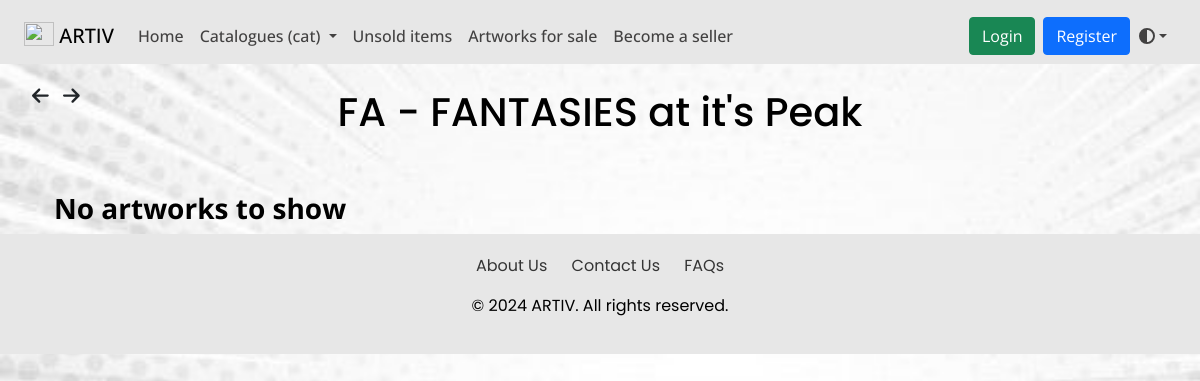
Before: /cat/21/ with the older database file.
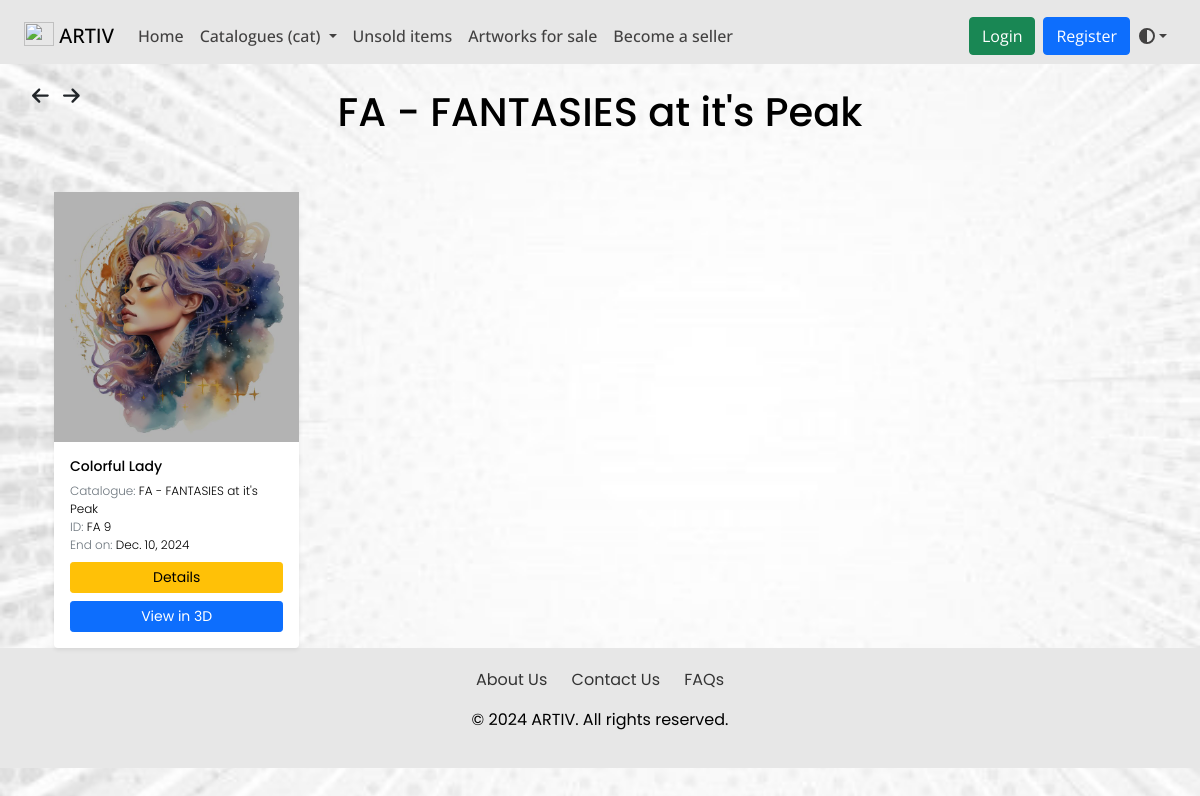
After: the same page with the newer database file.
### dashboard/models.py (models this page shows, shortened)
class Catalogue(models.Model):
    cat_name = models.CharField(max_length=255)
    def __str__(self):
        return self.cat_name

class Artwork(models.Model):
    SALE_TYPE_CHOICES = [
        ("discount", "Discount"),
        ("bidding", "Bidding"),
    ]
    sale_type = models.CharField(max_length=10, choices=SALE_TYPE_CHOICES, default='bidding')  # New field
    product_id = models.CharField(max_length=255, default="")
    product_name = models.CharField(max_length=255, default="", blank=False, null=False)
    product_price = models.IntegerField(default=0, null=False)
    opening_bid = models.IntegerField(default=0, null=True, blank=True)
    product_cat = models.ForeignKey("Catalogue", on_delete=models.CASCADE, null=True, blank=True)
    product_qty = models.IntegerField(default=0)
    product_image = models.ImageField(upload_to="arts/")
    dimension_unit = models.CharField(
        max_length=2, choices=[("cm", "Centimeters"), ("ft", "Feet")]
    )
    length_in_centimeters = models.FloatField(default=0.0, blank=True, null=True)
    width_in_centimeters = models.FloatField(default=0.0, blank=True, null=True)
    foot = models.FloatField(default=0, blank=True, null=True)
    inches = models.FloatField(default=0, blank=True, null=True)
    created_at = models.DateField(
        default=timezone.now
    )  # Default to current time zone's now
    end_date = models.DateField(null=True, blank=True)
    user = models.ForeignKey(settings.AUTH_USER_MODEL, on_delete=models.CASCADE, null=True, blank=True)
    is_sold = models.BooleanField(default=False)
    is_purchased = models.BooleanField(default=False)
    status = models.CharField(
        max_length=50,
        choices=[
            ("active", "Active"),
            ("closed", "Closed"),
            ("waiting_for_response", "Waiting for Response"),
            ("unsold", "Unsold"),
        ],
        default="active",
    )
    response_deadline = models.DateTimeField(
        blank=True, null=True
    )  # To store the deadline for buyer response
    buyer_response = models.CharField(
        max_length=11,
        choices=[("yes", "Yes"), ("no", "No"), ("no_response", "No Response")],
        default="no_response",
    )
    discounted_price = models.DecimalField(max_digits=10, decimal_places=2, null=True, blank=True)  # For discount

### art/views.py (the view)
# urls.py: path('cat/<int:id>/',views.CatListView.catalog_products,name="catalog_products"),
    def catalog_products(request, id):
        catalog = get_object_or_404(Catalogue, id=id)
        filter_option = request.GET.get("filter")
        if filter_option == "asc":
            products = Artwork.objects.filter(
                product_cat=catalog, product_qty__gt=0
            ).order_by("end_date")
        elif filter_option == "desc":
            products = Artwork.objects.filter(
                product_cat=catalog, product_qty__gt=0
            ).order_by("-end_date")
        else:
            products = Artwork.objects.filter(product_cat=catalog, product_qty__gt=0)
        return render(
            request,
            "art/catalog_products.html",
            {
                "catalog": catalog,
                "product_object_list": products,
                "catalogue_list": Catalogue.objects.all(),
            },
        )

### templates/art/catalog_products.html (shortened to what this page needs)
{% extends "./layout.html" %}
{% load static %}
{% load i18n %}
{% block body %}
{% include "./includes/navbar.html" with cat_list=catalogue_list %}
<br>
{% include "./arrow_button.html" %}
<div class="button-container">
    <i class="fa-solid fa-arrow-left" style="cursor:pointer; font-size:1.2rem; margin-right:10px" onclick="goBack()"></i>
    <i class="fa-solid fa-arrow-right" style="cursor:pointer; font-size:1.2rem; margin-right:15px" onclick="goForward()"></i>
</div>
<div class="container">
    <div class="row poppins-regular-catalog">
        <h1>{{ catalog.cat_name }}</h1>
        <div class="row">
            {% for product in product_object_list %}
            <div class="product-card col-6 col-md-4 col-xxl-2">
                <div class="app-card app-card-doc shadow-sm h-100">
                    <div class="app-card-thumb-holder p-3">
                        <div class="app-card-thumb">
                            <img class="thumb-image" src="{{ MEDIA_URL }}{{ product.product_image }}" alt="">
                        </div>
                    </div>
                    <div class="app-card-body p-3 has-card-actions">
                        <h4 class="app-doc-title truncate mb-0">{{ product.product_name }}
                        </h4><br>
                        <div class="app-doc-meta">
                            <ul class="list-unstyled mb-0">
                                <li><span class="text-muted">Catalogue:</span> <span class="text-details">{{ product.product_cat }}</span></li>
                                <li><span class="text-muted">ID:</span> <span class="text-details">{{ product.product_id }}</span></li>
                                <li><span class="text-muted">End on:</span> <span class="text-details">{{ product.end_date }}</span></li>
                            </ul>
                            <div class="btn-group d-flex mx-auto mb-2 mt-2" role="group" aria-label="Basic outlined example">
                                <a href="{% url 'art:product_details' pk=product.pk %}" type="button" class="btn btn-warning btn-sm">Details</a>
                            </div>
                            <div class="d-grid gap-2">
                                <a class="btn btn-primary btn-sm" type="button" href="{% url 'art:view_3d' id=product.id %}">View in 3D</a>
                            </div>
                        </div>
                    </div>
                </div>
            </div>
            {% empty %}
            <h3 class="open-sans-empty dark-mode-heading">No artworks to show</h3>
            {% endfor %}
        </div>
    </div>
</div>
{% endblock %}

### templates/art/layout.html (shortened to what this page needs)
<!DOCTYPE html>
<html lang="en">
<head>
    {% load static %}
    <link rel="stylesheet" href="{% static 'dashboard/css/style.css'%}" type="text/css">
    <link rel="stylesheet" href="{% static 'dashboard/css/contact.css'%}" type="text/css">
    <link href="https://cdn.jsdelivr.net/npm/bootstrap@5.0.2/dist/css/bootstrap.min.css" rel="stylesheet" />
    <link rel="stylesheet" href="https://cdnjs.cloudflare.com/ajax/libs/font-awesome/6.2.1/css/all.min.css" />
</head>
<body>
    {% block body %}{% endblock %}
    <footer>
        {% block footer %}
        <div class="footer-container poppins-regular-footer">
            <div class="footer-content poppins-regular-footer">
                <ul class="footer-links">
                    <li><a href="{% url 'art:about' %}">About Us</a></li>
                    <li><a href="{% url 'art:contact' %}">Contact Us</a></li>
                    <li><a href="{% url 'art:faq' %}">FAQs</a></li>
                </ul>
                <p>&copy; 2024 ARTIV. All rights reserved.</p>
            </div>
        </div>
        {% endblock %}
    </footer>
</body>
</html>

### templates/art/includes/navbar.html (shortened to what this page needs)
{% load static %} {% load auth_extras %}
<!DOCTYPE html>
<html lang="en">
  <head>
    <link
      rel="stylesheet"
      type="text/css"
      href="{% static 'dashboard/css/navbar.css' %}"
    />
  </head>
  <body>
    <nav
      class="navbar navbar-expand-lg border-body open-sans-navbar"
      id="navbar"
    >
      <div class="container-fluid">
        <a
          class="navbar-brand"
          href="#"
          data-toggle="modal"
          data-target="#logoModal"
        >
          <img
            src="{% static 'images/assets/ARTIV_LOGO.jpg' %}"
            alt=""
            width="30"
            height="24"
            class="d-inline-block align-text-top"
          />
          ARTIV
        </a>
        <div class="collapse navbar-collapse" id="navbarSupportedContent">
          <ul class="navbar-nav me-auto mb-2 mb-lg-0">
            <li class="nav-item">
              <a
                class="nav-link"
                aria-current="page"
                href="{% url 'art:index' %}"
                >Home</a
              >
            </li>
            <li class="nav-item dropdown">
              <a
                class="nav-link dropdown-toggle"
                href="#"
                id="navbarDropdown"
                role="button"
                data-toggle="dropdown"
                aria-expanded="false"
              >
                Catalogues (cat)
              </a>
            </li>
            <li class="nav-item">
              <a class="nav-link" href="{% url 'art:unsold_items' %}"
                >Unsold items</a
              >
            </li>
            <li class="nav-item">
              <a class="nav-link" href="{% url 'art:artwork_sale' %}"
                >Artworks for sale</a
              >
            </li>
            {% if user.is_authenticated %}
            <li class="nav-item">
              {% if user|has_group:"SellerGroup" %}
              <a class="nav-link" href="{% url 'dashboard:dashboard' %}"
                >Dashboard</a
              >
              {% else %}
              <a class="nav-link" href="{% url 'dashboard:order_list' %}"
                >Dashboard</a
              >
              {% endif %}
            </li>
            {% else %}
            <li class="nav-item">
              <a class="nav-link" href="{% url 'art:register_seller' %}"
                >Become a seller</a
              >
            </li>
            {% endif %}
          </ul>
          <div class="d-flex align-items-center">
            {% if user.is_authenticated %}
            <div class="nav-item notification-icon">
              <a class="nav-link" href="#" id="notificationIcon">
                <i class="fas fa-bell"></i>
                <span id="notification-count" class="badge">0</span>
              </a>
            </div>
            <ul class="navbar-nav me-auto mb-2 mb-lg-0">
              <li class="nav-item dropdown">
                <a
                  class="nav-link dropdown-toggle"
                  href="#"
                  id="filterDropdown"
                  role="button"
                  data-toggle="dropdown"
                  aria-haspopup="true"
                  aria-expanded="false"
                >
                  <i class="fa-solid fa-filter"></i>
                </a>
                <div
                  class="dropdown-menu dropdown-menu-right"
                  aria-labelledby="filterDropdown"
                >
                  <a class="dropdown-item" href="?filter=">All Artworks</a>
                  <a class="dropdown-item" href="?filter=old">Old Artworks</a>
                  <a class="dropdown-item" href="?filter=new">New Artworks</a>
                  <a class="dropdown-item" href="?filter=asc">Ascending +</a>
                  <a class="dropdown-item" href="?filter=desc">Descending -</a>
                </div>
              </li>
            </ul>
            <div class="nav-item dropdown">
              <a
                class="nav-link dropdown-toggle"
                href="#"
                id="userDropdown"
                role="button"
                data-toggle="dropdown"
                aria-expanded="false"
              >
                Welcome, {{ user.username }}
              </a>
              <ul
                class="dropdown-menu dropdown-menu-end"
                aria-labelledby="userDropdown"
              >
                {% if not user.is_seller %}
                <li>
                  <a
                    class="dropdown-item"
                    href="{% url 'art:profile_settings' %}"
                    >Profile Settings</a
                  >
                </li>
                {% endif %}
                <li>
                  <a class="dropdown-item" href="{% url 'art:logout' %}"
                    >Logout</a
                  >
                </li>
              </ul>
            </div>
            {% else %}
            <a
              href="{% url 'art:login' %}"
              type="button"
              class="btn btn-success me-2"
              >Login</a
            >
            <a
              href="{% url 'art:register_user' %}"
              type="button"
              class="btn btn-primary"
              >Register</a
            >
            {% endif %}
            <ul class="navbar-nav flex-row flex-wrap ms-md-auto">
              <li class="nav-item-mode dropdown-mode">
                <button
                  class="btn btn-link nav-link py-2 px-0 px-lg-2 dropdown-toggle dropdown-toggle-mode d-flex align-items-center"
                  id="bd-theme"
                  type="button"
                  aria-expanded="false"
                  data-bs-toggle="dropdown"
                  data-bs-display="static"
                  aria-label="Toggle theme"
                >
                  <i class="fas fa-adjust"></i>
                </button>
              </li>
            </ul>
          </div>
        </div>
      </div>
    </nav>
  </body>
</html>

### templates/art/arrow_button.html (shortened to what this page needs)
<!DOCTYPE html>
<html lang="en">
<head>
</head>
<body>
</body>
</html>

Changed rows visible on the page:
added Artwork: product_image (picture), product_name "Colorful Lady", product_cat "FA - FANTASIES at it's Peak", product_id "FA 9", end_date "Dec. 10, 2024"
Other visible differences:
text no longer shown: "No artworks to show"
